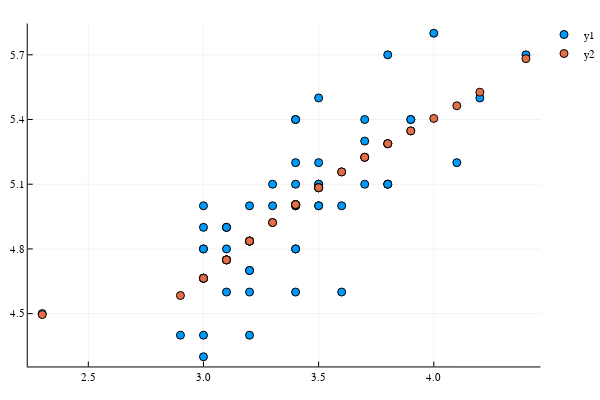

Notebook code cell kept with this figure:
### Code cell


### Figure 1 — Plotly figure (JSON) as saved in the notebook; plotly's stock layout.template omitted (floating-point values rounded to 4 significant figures)
{"data": [{"colorbar": {"title": ""}, "hoverinfo": "text", "legendgroup": "y1", "marker": {"color": "rgba(0, 154, 250, 1.000)", "line": {"color": "rgba(0, 0, 0, 1)", "width": 1}, "size": 8, "symbol": "circle"}, "mode": "markers", "name": "y1", "showlegend": true, "text": [null, null, null, null, null, null, null, null, null, null, null, null, null, null, null, null, null, null, null, null, null, null, null, null, null, null, null, null, null, null, null, null, null, null, null, null, null, null, null, null, null, null, null, null, null, null, null, null, null, null], "type": "scatter", "x": [3.5, 3, 3.2, 3.1, 3.6, 3.9, 3.4, 3.4, 2.9, 3.1, 3.7, 3.4, 3, 3, 4, 4.4, 3.9, 3.5, 3.8, 3.8, 3.4, 3.7, 3.6, 3.3, 3.4, 3, 3.4, 3.5, 3.4, 3.2, 3.1, 3.4, 4.1, 4.2, 3.1, 3.2, 3.5, 3.1, 3, 3.4, 3.5, 2.3, 3.2, 3.5, 3.8, 3, 3.8, 3.2, 3.7, 3.3], "xaxis": "x", "y": [5.1, 4.9, 4.7, 4.6, 5, 5.4, 4.6, 5, 4.4, 4.9, 5.4, 4.8, 4.8, 4.3, 5.8, 5.7, 5.4, 5.1, 5.7, 5.1, 5.4, 5.1, 4.6, 5.1, 4.8, 5, 5, 5.2, 5.2, 4.7, 4.8, 5.4, 5.2, 5.5, 4.9, 5, 5.5, 4.9, 4.4, 5.1, 5, 4.5, 4.4, 5, 5.1, 4.8, 5.1, 4.6, 5.3, 5], "yaxis": "y", "zmax": 0.1, "zmin": -0.1}, {"colorbar": {"title": ""}, "hoverinfo": "text", "legendgroup": "y2", "marker": {"color": "rgba(227, 111, 71, 1.000)", "line": {"color": "rgba(0, 0, 0, 1)", "width": 1}, "size": 8, "symbol": "circle"}, "mode": "markers", "name": "y2", "showlegend": true, "text": [null, null, null, null, null, null, null, null, null, null, null, null, null, null, null, null, null, null, null, null, null, null, null, null, null, null, null, null, null, null, null, null, null, null, null, null, null, null, null, null, null, null, null, null, null, null, null, null, null, null], "type": "scatter", "x": [3.5, 3, 3.2, 3.1, 3.6, 3.9, 3.4, 3.4, 2.9, 3.1, 3.7, 3.4, 3, 3, 4, 4.4, 3.9, 3.5, 3.8, 3.8, 3.4, 3.7, 3.6, 3.3, 3.4, 3, 3.4, 3.5, 3.4, 3.2, 3.1, 3.4, 4.1, 4.2, 3.1, 3.2, 3.5, 3.1, 3, 3.4, 3.5, 2.3, 3.2, 3.5, 3.8, 3, 3.8, 3.2, 3.7, 3.3], "xaxis": "x", "y": [5.084, 4.664, 4.836, 4.749, 5.157, 5.347, 5.005, 5.005, 4.584, 4.749, 5.225, 5.005, 4.664, 4.664, 5.405, 5.682, 5.347, 5.084, 5.288, 5.288, 5.005, 5.225, 5.157, 4.922, 5.005, 4.664, 5.005, 5.084, 5.005, 4.836, 4.749, 5.005, 5.464, 5.527, 4.749, 4.836, 5.084, 4.749, 4.664, 5.005, 5.084, 4.495, 4.836, 5.084, 5.288, 4.664, 5.288, 4.836, 5.225, 4.922], "yaxis": "y", "zmax": 0.1, "zmin": -0.1}], "layout": {"annotations": [], "height": 400, "legend": {"bgcolor": "rgba(255, 255, 255, 1.000)", "bordercolor": "rgba(0, 0, 0, 1)", "font": {"color": "rgba(0, 0, 0, 1)", "family": "sans-serif", "size": 11}, "tracegroupgap": 0, "x": 1, "y": 1}, "margin": {"b": 20, "l": 0, "r": 0, "t": 20}, "paper_bgcolor": "rgba(255, 255, 255, 1.000)", "plot_bgcolor": "rgba(255, 255, 255, 1.000)", "showlegend": true, "width": 600, "xaxis": {"anchor": "y", "domain": [0.05101, 0.9934], "gridcolor": "rgba(0, 0, 0, 0.1)", "gridwidth": 0.5, "linecolor": "rgba(0, 0, 0, 1)", "mirror": false, "range": [2.237, 4.463], "showgrid": true, "showline": true, "showticklabels": true, "tickangle": 0, "tickcolor": "rgb(0, 0, 0)", "tickfont": {"color": "rgba(0, 0, 0, 1)", "family": "sans-serif", "size": 11}, "tickmode": "array", "ticks": "inside", "ticktext": ["2.5", "3.0", "3.5", "4.0"], "tickvals": [2.5, 3, 3.5, 4], "title": "", "titlefont": {"color": "rgba(0, 0, 0, 1)", "family": "sans-serif", "size": 15}, "type": "linear", "visible": true, "zeroline": false, "zerolinecolor": "rgba(0, 0, 0, 1)"}, "yaxis": {"anchor": "x", "domain": [0.03762, 0.9902], "gridcolor": "rgba(0, 0, 0, 0.1)", "gridwidth": 0.5, "linecolor": "rgba(0, 0, 0, 1)", "mirror": false, "range": [4.255, 5.845], "showgrid": true, "showline": true, "showticklabels": true, "tickangle": 0, "tickcolor": "rgb(0, 0, 0)", "tickfont": {"color": "rgba(0, 0, 0, 1)", "family": "sans-serif", "size": 11}, "tickmode": "array", "ticks": "inside", "ticktext": ["4.5", "4.8", "5.1", "5.4", "5.7"], "tickvals": [4.5, 4.8, 5.1, 5.4, 5.7], "title": "", "titlefont": {"color": "rgba(0, 0, 0, 1)", "family": "sans-serif", "size": 15}, "type": "linear", "visible": true, "zeroline": false, "zerolinecolor": "rgba(0, 0, 0, 1)"}}}
